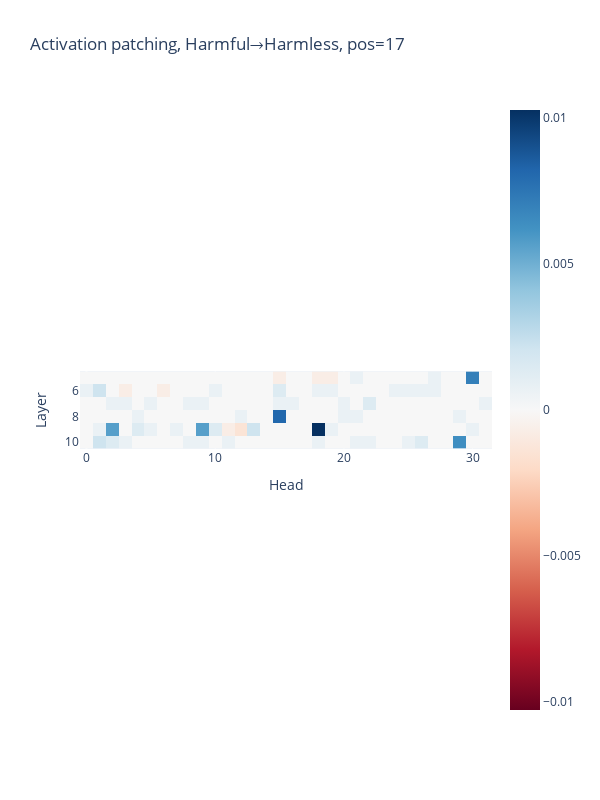

The cell this chart's notebook holds for it:
### Code cell
pos = post_object_tok_pos
layers = list(range(5, 10+1))

patching_metrics = np.zeros((tl_model.cfg.n_layers, tl_model.cfg.n_heads))

for layer in layers:
    for head in tqdm.tqdm(range(tl_model.cfg.n_heads), desc=f"patching heads for layer={layer}"):

        hook_fn = functools.partial(
            head_patching_hook,
            pos=pos,
            cache_to_patch_from=harmful_cache,
            head=head,
        )

        fwd_hooks = [(tl_utils.get_act_name("z", layer), hook_fn)]

        tl_model.reset_hooks()
        activation_patching_logits = tl_model.run_with_hooks(
            harmless_dataset.prompt_toks,
            fwd_hooks=fwd_hooks,
        )

        patching_metrics[layer, head] = ftl_patching_metric(activation_patching_logits)

fig = px.imshow(
    patching_metrics[layers],
    title=f"Activation patching, Harmful→Harmless, pos={pos}",
    labels={"x": "Head", "y": "Layer"},
    width=600, height=800,
    color_continuous_scale="RdBu",
    color_continuous_midpoint=0,
    x=list(range(tl_model.cfg.n_heads)),
    y=layers,
)
fig.show()

### Figure 1 — Plotly figure (JSON) as saved in the notebook; plotly's stock layout.template omitted (floating-point values rounded to 4 significant figures; data arrays with more than 128 entries replaced by an {"elided": "..."} marker saying what was removed)
{"data": [{"coloraxis": "coloraxis", "hovertemplate": "Head: %{x}<br>Layer: %{y}<br>color: %{z}<extra></extra>", "name": "0", "type": "heatmap", "x": [0, 1, 2, 3, 4, 5, 6, 7, 8, 9, 10, 11, 12, 13, 14, 15, 16, 17, 18, 19, 20, 21, 22, 23, 24, 25, 26, 27, 28, 29, 30, 31], "xaxis": "x", "y": [5, 6, 7, 8, 9, 10], "yaxis": "y", "z": {"elided": "6x32 float values"}}], "layout": {"coloraxis": {"cmid": 0, "colorscale": [[0, "rgb(103,0,31)"], [0.1, "rgb(178,24,43)"], [0.2, "rgb(214,96,77)"], [0.3, "rgb(244,165,130)"], [0.4, "rgb(253,219,199)"], [0.5, "rgb(247,247,247)"], [0.6, "rgb(209,229,240)"], [0.7, "rgb(146,197,222)"], [0.8, "rgb(67,147,195)"], [0.9, "rgb(33,102,172)"], [1, "rgb(5,48,97)"]]}, "height": 800, "title": {"text": "Activation patching, Harmful→Harmless, pos=17"}, "width": 600, "xaxis": {"anchor": "y", "constrain": "domain", "domain": [0, 1], "scaleanchor": "y", "title": {"text": "Head"}}, "yaxis": {"anchor": "x", "autorange": "reversed", "constrain": "domain", "domain": [0, 1], "title": {"text": "Layer"}}}}
